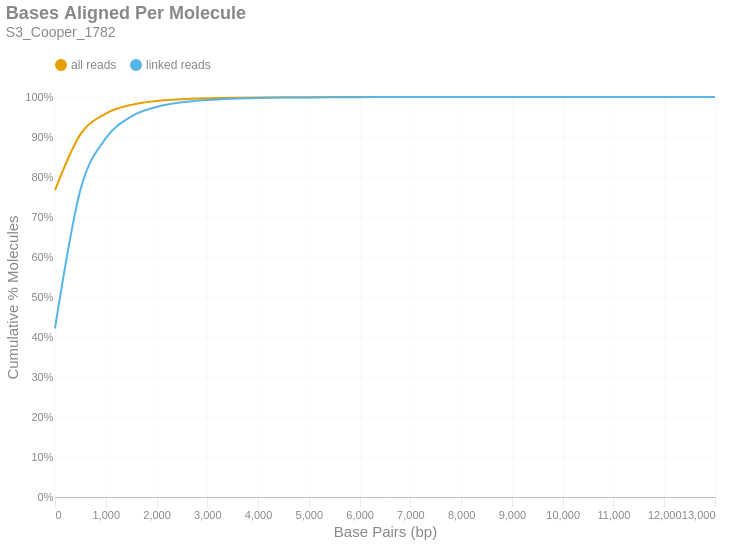

Notebook code for this chart:
### Markdown cell above
### Bases Aligned Per Molecule
This is a cumulative frequency distribution showing the number of base pairs aligned per unique molecule. These data are shown in 500 bp bins. There are two distributions: one with `all reads` (yellow) and another with only `linked reads` (blue). The percent of molecules in the `linked reads` distribution is relative to the total number of linked molecules.

### Code cell
if SKIPLR:
    print_html(f"Skipped")
else:
    binned_df = consolidated_hist(valids['aligned_bp'], mask, 500, True)
    with SafeRender(binned_df):
        (
            density_plot(binned_df, 'Bases Aligned Per Molecule', samplename, 'basesper')
            .encode(
                x=alt.X('bin:Q', title="Base Pairs (bp)").axis(tickMinStep=500).scale(padding=0),
                y=alt.Y('value:Q', title='Cumulative % Molecules')
                    .axis(format='%')
                    .scale(domain = [0,1])
                    .stack(False),
                color=alt.Color("key:N").scale(domain = ["all reads", "linked reads"]),
                tooltip = [
                    alt.Tooltip("key:N", title = "Data Type"),
                    alt.Tooltip("range_label:N", title="Bases Aligned Per Molecule"),
                    alt.Tooltip("value:Q", format = ".2%", title="% Molecules (Cum.)")
                ]
            )
        ).display()

### Figure 1 — Vega-Lite specification as saved in the notebook (floating-point values rounded to 4 significant figures)
{"width": "container", "height": 400, "config": {"title": {"anchor": "start", "dy": -15, "fontSize": 18, "color": "#888888", "subtitleColor": "#888888", "subtitleFontSize": 14}, "arc": {"fill": "#0072B2"}, "axis": {"domainColor": "#888888", "domainWidth": 0.5, "gridWidth": 0.2, "grid": false, "titleFontWeight": 400, "titleFontSize": 15, "labelFontSize": 11, "labelColor": "#888888", "tickColor": "#888888", "tickWidth": 0.2, "titleColor": "#888888"}, "axisBand": {"grid": false}, "axisX": {"grid": true, "tickSize": 10, "domainCap": "round"}, "axisY": {"domain": false, "grid": true, "tickSize": 0, "domainCap": "round"}, "background": "transparent", "header": {"labelFontSize": 15, "labelColor": "#888888", "titleFontSize": 15, "titleFontWeight": 600, "titleColor": "#888888"}, "legend": {"labelFont": "sans-serif", "labelFontSize": 12, "labelColor": "#888888", "symbolSize": 100, "symbolType": "circle", "titleFontSize": 12, "titlePadding": 10, "titleColor": "#888888", "title": null, "orient": "top"}, "range": {"category": ["#E69F00", "#56B4E9", "#009E73", "#F0E442", "#0072B2", "#D55E00", "#CC79A7", "#000000"], "diverging": ["#cfe8f3", "#a2d4ec", "#73bfe2", "#46abdb", "#1696d2", "#12719e"]}, "area": {"fill": "#0072B2", "fillOpacity": 0.7, "line": true, "strokeOpacity": 0.7}, "line": {"color": "#0072B2", "stroke": "#0072B2", "strokeWidth": 2}, "trail": {"color": "#0072B2", "stroke": "#0072B2", "strokeWidth": 0, "size": 1}, "point": {"filled": true, "fillOpacity": 1.0, "size": 95}, "text": {"color": "#888888", "fontSize": 11, "align": "right", "fontWeight": 400, "size": 11}, "bar": {"fill": "#0072B2", "stroke": null}, "view": {"stroke": null, "continuousWidth": 660, "continuousHeight": 400}}, "data": {"name": "data-daaf000715e8f9fbc393459f5e30a3d0"}, "mark": {"type": "line", "interpolate": "monotone", "point": {"opacity": 0, "size": 275}}, "encoding": {"color": {"field": "key", "scale": {"domain": ["all reads", "linked reads"]}, "type": "nominal"}, "tooltip": [{"field": "key", "title": "Data Type", "type": "nominal"}, {"field": "range_label", "title": "Bases Aligned Per Molecule", "type": "nominal"}, {"field": "value", "format": ".2%", "title": "% Molecules (Cum.)", "type": "quantitative"}], "x": {"axis": {"tickMinStep": 500}, "field": "bin", "scale": {"padding": 0}, "title": "Base Pairs (bp)", "type": "quantitative"}, "y": {"axis": {"format": "%"}, "field": "value", "scale": {"domain": [0, 1]}, "stack": false, "title": "Cumulative % Molecules", "type": "quantitative"}}, "params": [{"name": "param_c36ac31b6afebe62", "select": {"type": "point", "fields": ["key"]}, "bind": "legend"}], "title": {"text": "Bases Aligned Per Molecule", "subtitle": "S3_Cooper_1782"}, "transform": [{"fold": ["all reads (cumsum)", "linked reads (cumsum)"]}, {"calculate": "replace(datum.key, ' (cumsum)', '')", "as": "key"}, {"filter": {"param": "param_c36ac31b6afebe62"}}], "usermeta": {"embedOptions": {"downloadFileName": "S3_Cooper_1782.basesper"}}, "$schema": "https://vega.github.io/schema/vega-lite/v6.1.0.json", "datasets": {"data-daaf000715e8f9fbc393459f5e30a3d0": [{"bin": "0.0", "interval": "0.0-500.0", "all reads": 0.7671, "linked reads": 0.4214, "all reads (cumsum)": 0.7671, "linked reads (cumsum)": 0.4214, "range_label": "0-499"}, {"bin": "500.0", "interval": "500.0-1000.0", "all reads": 0.1394, "linked reads": 0.3458, "all reads (cumsum)": 0.9065, "linked reads (cumsum)": 0.7672, "range_label": "500-999"}, {"bin": "1000.0", "interval": "1000.0-1500.0", "all reads": 0.05203, "linked reads": 0.1295, "all reads (cumsum)": 0.9585, "linked reads (cumsum)": 0.8967, "range_label": "1000-1499"}, {"bin": "1500.0", "interval": "1500.0-2000.0", "all reads": 0.02177, "linked reads": 0.0542, "all reads (cumsum)": 0.9803, "linked reads (cumsum)": 0.9509, "range_label": "1500-1999"}, {"bin": "2000.0", "interval": "2000.0-2500.0", "all reads": 0.009714, "linked reads": 0.02418, "all reads (cumsum)": 0.99, "linked reads (cumsum)": 0.9751, "range_label": "2000-2499"}, {"bin": "2500.0", "interval": "2500.0-3000.0", "all reads": 0.004611, "linked reads": 0.01148, "all reads (cumsum)": 0.9946, "linked reads (cumsum)": 0.9866, "range_label": "2500-2999"}, {"bin": "3000.0", "interval": "3000.0-3500.0", "all reads": 0.002356, "linked reads": 0.005865, "all reads (cumsum)": 0.997, "linked reads (cumsum)": 0.9925, "range_label": "3000-3499"}, {"bin": "3500.0", "interval": "3500.0-4000.0", "all reads": 0.001279, "linked reads": 0.003185, "all reads (cumsum)": 0.9983, "linked reads (cumsum)": 0.9956, "range_label": "3500-3999"}, {"bin": "4000.0", "interval": "4000.0-4500.0", "all reads": 0.0007248, "linked reads": 0.001804, "all reads (cumsum)": 0.999, "linked reads (cumsum)": 0.9975, "range_label": "4000-4499"}, {"bin": "4500.0", "interval": "4500.0-5000.0", "all reads": 0.0004086, "linked reads": 0.001017, "all reads (cumsum)": 0.9994, "linked reads (cumsum)": 0.9985, "range_label": "4500-4999"}, {"bin": "5000.0", "interval": "5000.0-5500.0", "all reads": 0.0002359, "linked reads": 0.0005873, "all reads (cumsum)": 0.9996, "linked reads (cumsum)": 0.9991, "range_label": "5000-5499"}, {"bin": "5500.0", "interval": "5500.0-6000.0", "all reads": 0.0001427, "linked reads": 0.0003553, "all reads (cumsum)": 0.9998, "linked reads (cumsum)": 0.9994, "range_label": "5500-5999"}, {"bin": "6000.0", "interval": "6000.0-6500.0", "all reads": 8.901e-05, "linked reads": 0.0002216, "all reads (cumsum)": 0.9999, "linked reads (cumsum)": 0.9996, "range_label": "6000-6499"}, {"bin": "6500.0", "interval": "6500.0-7000.0", "all reads": 5.29e-05, "linked reads": 0.0001317, "all reads (cumsum)": 0.9999, "linked reads (cumsum)": 0.9998, "range_label": "6500-6999"}, {"bin": "7000.0", "interval": "7000.0-7500.0", "all reads": 3.235e-05, "linked reads": 8.054e-05, "all reads (cumsum)": 0.9999, "linked reads (cumsum)": 0.9998, "range_label": "7000-7499"}, {"bin": "7500.0", "interval": "7500.0-8000.0", "all reads": 2.027e-05, "linked reads": 5.046e-05, "all reads (cumsum)": 1.0, "linked reads (cumsum)": 0.9999, "range_label": "7500-7999"}, {"bin": "8000.0", "interval": "8000.0-8500.0", "all reads": 1.583e-05, "linked reads": 3.94e-05, "all reads (cumsum)": 1.0, "linked reads (cumsum)": 0.9999, "range_label": "8000-8499"}, {"bin": "8500.0", "interval": "8500.0-9000.0", "all reads": 8.748e-06, "linked reads": 2.178e-05, "all reads (cumsum)": 1.0, "linked reads (cumsum)": 1.0, "range_label": "8500-8999"}, {"bin": "9000.0", "interval": "9000.0-9500.0", "all reads": 4.582e-06, "linked reads": 1.141e-05, "all reads (cumsum)": 1.0, "linked reads (cumsum)": 1.0, "range_label": "9000-9499"}, {"bin": "9500.0", "interval": "9500.0-10000.0", "all reads": 3.194e-06, "linked reads": 7.95e-06, "all reads (cumsum)": 1.0, "linked reads (cumsum)": 1.0, "range_label": "9500-9999"}, {"bin": "10000.0", "interval": "10000.0-10500.0", "all reads": 2.916e-06, "linked reads": 7.259e-06, "all reads (cumsum)": 1.0, "linked reads (cumsum)": 1.0, "range_label": "10000-10499"}, {"bin": "10500.0", "interval": "10500.0-11000.0", "all reads": 1.944e-06, "linked reads": 4.839e-06, "all reads (cumsum)": 1.0, "linked reads (cumsum)": 1.0, "range_label": "10500-10999"}, {"bin": "11000.0", "interval": "11000.0-11500.0", "all reads": 1.111e-06, "linked reads": 2.765e-06, "all reads (cumsum)": 1.0, "linked reads (cumsum)": 1.0, "range_label": "11000-11499"}, {"bin": "11500.0", "interval": "11500.0-12000.0", "all reads": 1.111e-06, "linked reads": 2.765e-06, "all reads (cumsum)": 1.0, "linked reads (cumsum)": 1.0, "range_label": "11500-11999"}, {"bin": "12000.0", "interval": "12000.0-12500.0", "all reads": 8.331e-07, "linked reads": 2.074e-06, "all reads (cumsum)": 1.0, "linked reads (cumsum)": 1.0, "range_label": "12000-12499"}, {"bin": "12500.0", "interval": "12500.0-13000.0", "all reads": 8.331e-07, "linked reads": 2.074e-06, "all reads (cumsum)": 1.0, "linked reads (cumsum)": 1.0, "range_label": "12500-12999"}, {"bin": "13000.0", "interval": "13000.0-13500.0", "all reads": 1.389e-07, "linked reads": 3.456e-07, "all reads (cumsum)": 1.0, "linked reads (cumsum)": 1.0, "range_label": "13000-13499"}]}}
